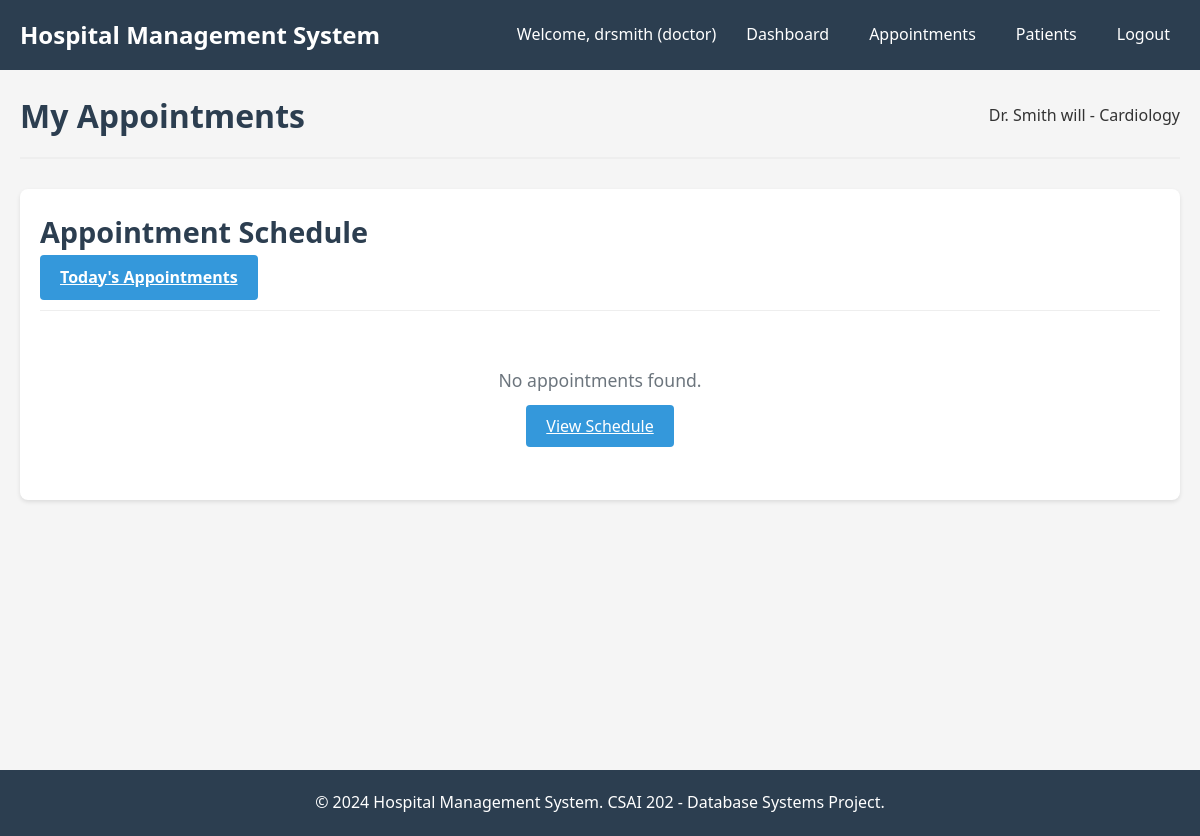
/doctor/appointments (signed in), run on an earlier commit of the app's database.
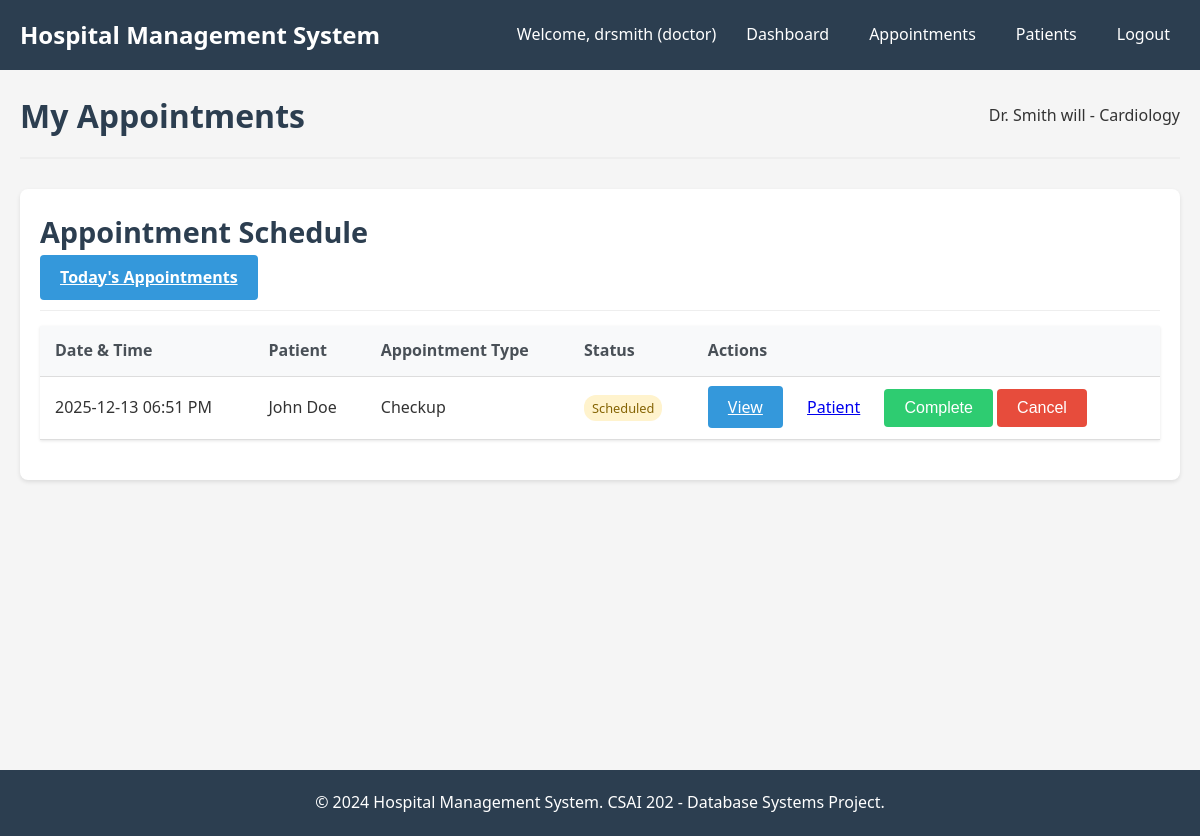
And on a later commit of the database.
### models/appointment.py (models this page shows)
class Appointment(db.Model):
    __tablename__ = 'appointment'
    appt_id = db.Column(db.Integer, primary_key=True)
    name = db.Column(db.String(100))
    status = db.Column(db.String(50), default='Scheduled')
    date = db.Column(db.DateTime, nullable=False, default=datetime.utcnow)
    patient_id = db.Column(db.Integer, db.ForeignKey('patient.patient_id'))
    doc_id = db.Column(db.Integer, db.ForeignKey('doctor.doc_id'))
    rec_id = db.Column(db.Integer, db.ForeignKey('receptionist.rec_id'))
    prescriptions = db.relationship('Prescription', backref='appointment', lazy=True)

### models/patient.py (models this page shows)
class Patient(db.Model):
    __tablename__ = 'patient'
    patient_id = db.Column(db.Integer, primary_key=True)
    name = db.Column(db.String(100), nullable=False)
    phone = db.Column(db.String(20))
    date_of_birth = db.Column(db.Date)
    age = db.Column(db.Integer)
    previous_conditions = db.Column(db.Text)
    street = db.Column(db.String(100))
    city = db.Column(db.String(100))
    appointments = db.relationship('Appointment', backref='patient', lazy=True)
    medical_record = db.relationship('MedicalRecord', backref='patient', uselist=False)
    prescriptions = db.relationship('Prescription', backref='patient', lazy=True)
    lab_tests = db.relationship('LabTest', backref='patient', lazy=True)
    invoices = db.relationship('Invoice', backref='patient', lazy=True)

### controllers/doctor_controller.py (the view)
@doctor_bp.route('/appointments')
@login_required
@doctor_required
def appointments():
    doctor = Doctor.query.filter_by(user_id=current_user.user_id).first()
    appointments = Appointment.query.filter_by(doc_id=doctor.doc_id).order_by(Appointment.date.desc()).all()
    return render_template('doctor/appointments.html', appointments=appointments, doctor=doctor)

### models/user.py (called while the page is built)
    @property
    def is_admin(self):
        return self.role == 'admin'

    @property
    def is_doctor(self):
        return self.role == 'doctor'

### templates/doctor/appointments.html (shortened to what this page needs)
{% extends "base.html" %}
{% block content %}
<div class="page-header">
    <h1>My Appointments</h1>
    <p>Dr. {{ doctor.name }} - {{ doctor.specialty }}</p>
</div>
<div class="card">
    <div class="card-header">
        <h2>Appointment Schedule</h2>
        <div class="header-actions">
            <a href="{{ url_for('appointment.today_appointments') }}" class="btn btn-primary">Today's Appointments</a>
        </div>
    </div>
    {% if appointments %}
    <table class="table">
        <thead>
            <tr>
                <th>Date & Time</th>
                <th>Patient</th>
                <th>Appointment Type</th>
                <th>Status</th>
                <th>Actions</th>
            </tr>
        </thead>
        <tbody>
            {% for appointment in appointments %}
            <tr>
                <td>{{ appointment.date.strftime('%Y-%m-%d %I:%M %p') }}</td>
                <td>{{ appointment.patient.name }}</td>
                <td>{{ appointment.name }}</td>
                <td>
                    <span class="status-badge status-{{ appointment.status|lower }}">
                        {{ appointment.status }}
                    </span>
                </td>
                <td>
                    <a href="{{ url_for('appointment.view_appointment', appt_id=appointment.appt_id) }}" class="btn btn-primary btn-sm">View</a>
                    <a href="{{ url_for('doctor.view_patient', patient_id=appointment.patient_id) }}" class="btn btn-info btn-sm">Patient</a>
                    {% if appointment.status == 'Scheduled' %}
                    <form action="{{ url_for('appointment.update_status', appt_id=appointment.appt_id) }}" method="POST" style="display: inline;">
                        <button type="submit" class="btn btn-success btn-sm">Complete</button>
                    </form>
                    <form action="{{ url_for('appointment.update_status', appt_id=appointment.appt_id) }}" method="POST" style="display: inline;">
                        <button type="submit" class="btn btn-danger btn-sm">Cancel</button>
                    </form>
                    {% endif %}
                </td>
            </tr>
            {% endfor %}
        </tbody>
    </table>
    {% else %}
    <div class="empty-state">
        <p>No appointments found.</p>
        <a href="{{ url_for('appointment.schedule') }}" class="btn btn-primary">View Schedule</a>
    </div>
    {% endif %}
</div>
{% endblock %}

What changed in the data, as far as the page shows it:
added Appointment: date "2025-12-13 06:51 PM", patient.name "John Doe", name "Checkup", status "Scheduled"
Also different on the page:
text no longer shown: "No appointments found. View Schedule"
text now shown: "Date & Time Patient Appointment Type Status Actions"
